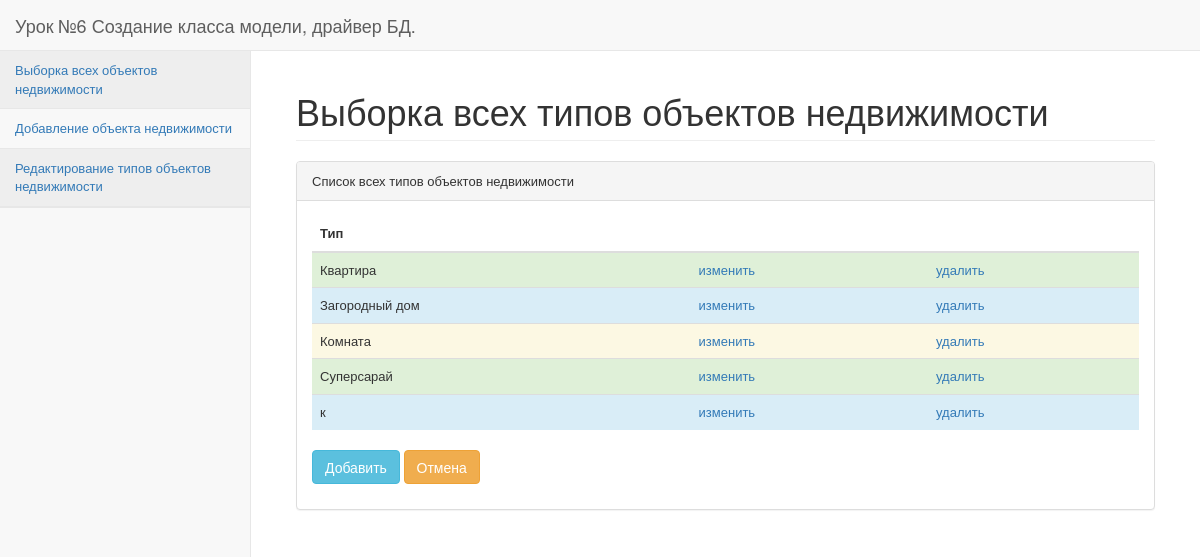
The app's page /index.php?redirect=all_types&controller=controller_realty_type with its own data.
### tables this page shows
CREATE TABLE IF NOT EXISTS `realty_type` (
  `id` int(10) unsigned NOT NULL AUTO_INCREMENT,
  `title` varchar(255) NOT NULL,
  PRIMARY KEY (`id`),
  UNIQUE KEY `type_id_3` (`id`),
  KEY `type_id` (`id`),
  KEY `type_id_2` (`id`)
);

### functions.php (called while the page is built, shortened)
<?php
function render($view_name, $data = [], $realty_types =[], $with_layout = true)
{
    require_once("teamplates/$view_name.php");
    $content = ob_get_contents();
    if ($with_layout)
    {
        require_once("teamplates/layout/index.php");
        $content = ob_get_contents();
    }
    return $content;
}

### controller/controller_realty_type.php (called while the page is built, shortened)
<?
class ControllerRealtyType
{
	public static function all_types_controller()
	{
		$realty_types = RealtyType::all_lines();
		return render("main_type_content",['realty_types' => $realty_types]);
	}
	}

### system/model.class.php (called while the page is built, shortened)
<?
class Model
{
    protected static $fields = array();
    protected static $db = NULL;
    protected $data = array();
	    public function __get($field)
    {
        if ((!in_array($field, static::$fields))&&(!in_array($field, $this->get_relation_fields())))
        {
            return self::FIELD_NOT_EXIST;
        }
        else
        {
            if (isset($this->data[$field]))
            {
                return $this->data[$field];
            }
        }
    }
	protected static function get_db()
    {
        if (self::$db === NULL)
        {
            include("model/db.php");
            self::$db = $link;
        }
        return self::$db;
    }
	public static function all_lines()
	{
		$sql = "SELECT * FROM `".static::tableName()."` WHERE 1";
		$res = mysqli_query(self::get_db(), $sql) or die(mysqli_error(self::get_db()));
		$all = array();
		while ($row = mysqli_fetch_assoc($res))
		{
            $one = new $class_name();
            if ($one->load($row))
            {
                $all[] = $one;
            }
        }
        return $all;
	}
	public function load($data = array())
    {
        foreach($data as $k => $v)
        {
            if (!in_array($k, static::$fields))
            {
                return self::FIELD_NOT_EXIST;
            }
            else
            {
                $this->data[$k] = $v;
            }
        }
        return true;
    }
	protected static function init_fields()
    {
        $query = "DESCRIBE `".static::tableName()."`";
        $result = mysqli_query(self::get_db(),$query);
        while($row = mysqli_fetch_assoc($result))
        {
            static::$fields[] = $row['Field'];
        }
    }
}

### model/function_realty_type.php (called while the page is built, shortened)
<?
class RealtyType  extends Model
{
    public static function tableName()
    {
        return 'realty_type';
	}
}

### teamplates/main_type_content.php (the view)
<?
$line_color[] = 'success';
$line_color[] = 'info';
$line_color[] = 'warning';
$line_color[] = 'danger';
?>
        <div id="page-wrapper">
            <div class="container-fluid">
                <div class="row">
                    <div class="col-lg-12">
                        <h1 class="page-header">Выборка всех типов объектов недвижимости</h1>
                        <div class="panel panel-default">
                            <div class="panel-heading">
                                Список всех типов объектов недвижимости
                            </div>
                            <div class="panel-body">
                                <div class="table-responsive">
                                    <table class="table">
                                        <thead>
                                            <tr>
                                                <th>Тип</th>
                                                <th></th>
                                                <th></th>
                                            </tr>
                                        </thead>
                                        <tbody>
                                            <?php
										$i = 0;
										foreach($realty_types as $a)
										{
									?>
                                                <tr class="<?=$line_color[$i]?>">
                                                    <td>
                                                        <?= $a->title?>
                                                    </td>
                                                    <td><a href="index.php?redirect=edite_type&id=<?=$a->id?>&controller=controller_realty_type">изменить</a></td>
                                                    <td><a href="index.php?redirect=delete_type&id=<?=$a->id?>&controller=controller_realty_type">удалить</a></td>
                                                </tr>
                                                <?php
										$i++;
										if($i == 3) $i = 0;
										}
									?>
                                        </tbody>
                                    </table>
                                    <form method="POST">
                                        <p>
                                            <input class="btn btn-info" type="submit" name="add_type" value="Добавить">
                                            <input class="btn btn-warning" type="submit" name="esc_submit" value="Отмена">
                                        </p>
                                    </form>
                                </div>
                            </div>
                        </div>
                    </div>
                </div>
            </div>
        </div>

### records on screen
realty_type: title "Квартира"
realty_type: title "Загородный дом"
realty_type: title "Комната"
realty_type: title "Суперсарай"
realty_type: title "к"
